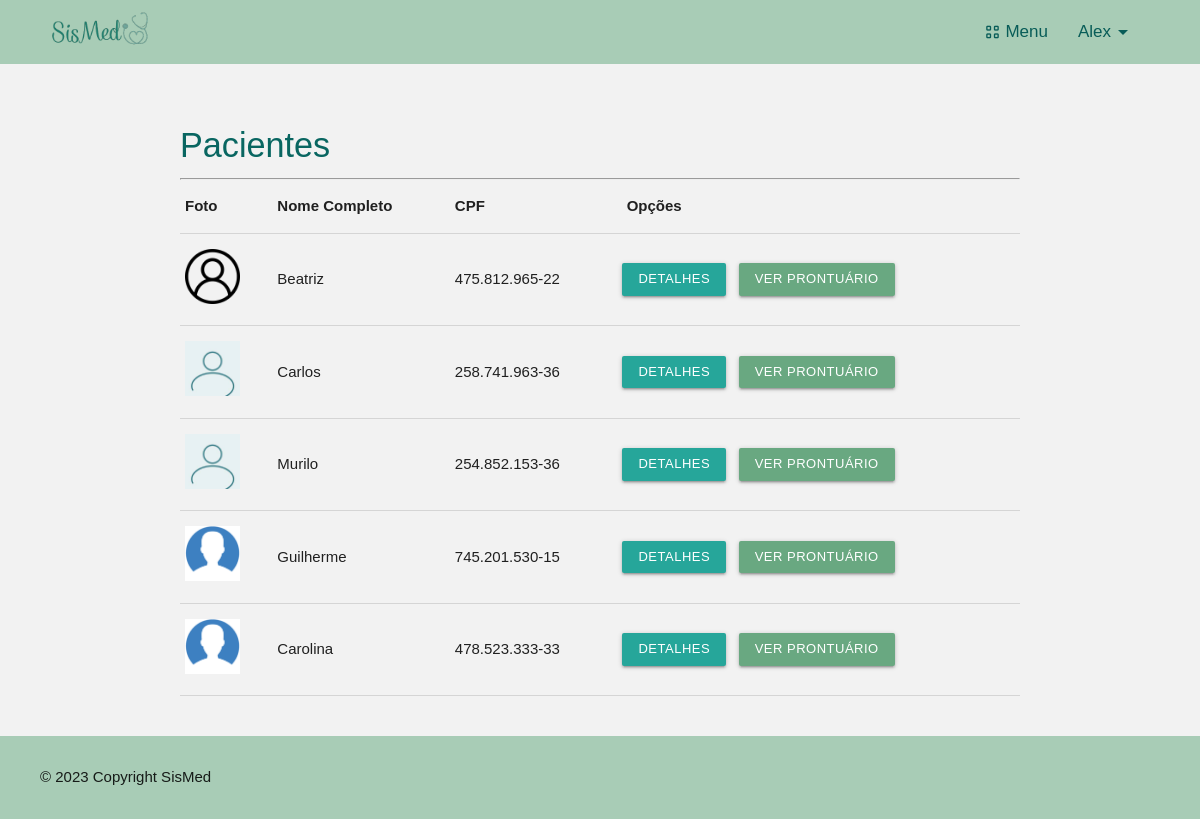
Screenshot of /listar/pacientes (signed in) with the database file from the repository.
### cadastros/models.py (models this page shows, shortened)
class Paciente(models.Model):
    nome_completo = models.CharField(max_length=100, verbose_name='Nome Completo')
    data_nascimento = models.DateField(verbose_name='Data de Nascimento')
    rg = models.CharField(max_length=13, verbose_name='RG', unique=True)
    cpf = models.CharField(max_length=14, verbose_name='CPF', unique=True)
    sexo = models.CharField(max_length=1, choices=sexo_opcoes, null=True)
    endereco = models.OneToOneField(Endereco, null=True, on_delete=models.PROTECT)
    telefone = models.CharField(max_length=15)
    email = models.CharField(max_length=50)
    data_cadastro = models.DateField(verbose_name='Data de Cadastro')
    informacoes_medicas = models.TextField(verbose_name='Informações Médicas')
    foto =  models.ImageField(upload_to='fotos_pacientes', blank=True, null=True)
    def __str__(self):
        return f'{self.nome_completo}'
    """def __str__(self):
        return f'{self.nome_completo} {self.data_nascimento} {self.rg} {self.cpf} {self.endereco} {self.telefone} {self.email} {self.data_cadastro} {self.informacoes_medicas}'"""

### cadastros/views.py (the view)
# urls.py: path('listar/pacientes', PacienteList.as_view(), name='listar-pacientes'),
class PacienteList(LoginRequiredMixin, GrupoMixin, ListView):
    login_url = reverse_lazy('login')
    model = Paciente
    template_name = 'cadastros/listas/pacientes.html'
    success_url = reverse_lazy('listar-pacientes')
    def get_context_data(self, *args, **kwargs):
        context = super().get_context_data(*args, **kwargs)
        context['titulo'] = 'Pacientes'
        return context

### paginas/views.py (called while the page is built)
    def get_context_data(self, **kwargs):
        context = super().get_context_data(**kwargs)
        user = self.request.user
        is_admin = user.groups.filter(name='Administrador').exists()
        is_medico = user.groups.filter(name='Medico').exists()
        context['is_admin'] = is_admin
        context['is_medico'] = is_medico
        return context

### cadastros/templates/cadastros/listas/pacientes.html (shortened to what this page needs)
{% extends 'cadastros/listas/funcionarios.html' %}
{% load static %}
{% block campo3 %}
    <th>CPF</th>
{% endblock %}
{% block opcao %}
    <th>&nbsp; Opções</th>
{% endblock %}
{% block lista %}
    {% for paciente in object_list %}
    <tr> {% if paciente.foto %}
        <td><img class="lista-foto" src="/media/{{paciente.foto}}"></td>
        {% else %}
        <td><img class="lista-foto" src="{% static 'img/perfil-generico.jpg' %}"></td>
        {% endif %}
        <td>{{paciente.nome_completo}}</td>
        <td>{{paciente.cpf}}</td>
        <td>
            &nbsp;<a href="{% url 'dados-paciente' paciente.pk %}" class="btn btn-small btn-dados">Detalhes</a> &nbsp;
            <a href="{% url 'dados_prontuario' paciente.pk %}" class="btn btn-small btn-agenda">Ver Prontuário</a>
        </td>
    </tr>
    {% empty %}
    <tr>
        <td colspan="12">Ainda não há pacientes cadastrados</td>
    </tr>
    {% endfor %}
{% endblock %}

### paginas/templates/paginas/index.html (shortened to what this page needs)
{% load static %}
<!DOCTYPE html>
<html lang="pt-br">
<head>
    <link rel="stylesheet" href="https://cdnjs.cloudflare.com/ajax/libs/materialize/1.0.0/css/materialize.min.css">
    <link rel="stylesheet" href="{% static 'css/estilo.css' %}">
    <link rel="stylesheet" href="{% static 'css/style_dash.css' %}">
    {% block styles %}
    {% endblock %}
</head>
<body>
{% block head %}
<header>
    <a href="#" class="brand-logo">
        <img id="logo" src="{% static 'img/SisMed-logo.png' %}" alt="SisMed logo" class="responsive-img" style="max-height: 60px;">
    </a>
  <nav class="navbar-nav">
    <div class="nav-wrapper" >
            <ul id="nav-mobile" class="right hide-on-med-and-down">
                {% if request.user.is_authenticated %}
                    <li class="dropdown-trigger black-text" data-target="dropdown1">
                        <span class="icons material-symbols-outlined" id="view-cozy">View_Cozy</span>
                        Menu
                    </li>
                    <li id="drop-user" class="dropdown-trigger black-text" data-target="dropdown3"> {{ request.user }}
                        <span class="material-symbols-outlined">arrow_drop_down</span>
                    </li>
                {% else %}
                    <li><a class="black-text" id="login-option" href="{% url 'login' %}">Login</a></li>
                {% endif %}
            </ul>
        </div>
    </nav>
</header>
{% endblock %}
{% block main %}
<main>
    <div class="container" id="main-container">
        {% block content %}{% endblock %}
    </div>
</main>
{% endblock %}
{% block footer %}
<footer>
    <div class="col-12" id="copyright">
        <p>&copy; 2023 Copyright SisMed</p>
    </div>
</footer>
{% endblock %}
</body>
</html>

### static/css/estilo.css (style rules this page uses)
* { margin: 0; padding: 0; }
body { background-color: #f2f2f2; }
header { height: 64px; background-color: #a8ccb6; display: flex; align-items: center; justify-content: space-between; padding-left: 50px; padding-right: 65px; }
header #logo { width: 110px; }
.navbar-nav { background-color: #a8ccb6; box-shadow: none; justify-content: space-between; }
#drop-user { text-transform: capitalize; }
.dropdown-trigger { display: flex; align-items: center; margin-left: 30px; font-size: 17px; color: #085c58 !important; }
.icons { margin-right: 4px; font-size: 18px; }
#drop-user { font-weight: 500; }
main { min-height: 80vh; }
.container { padding-block: 20px; }
footer { background-color: #a8ccb6; padding-inline: 40px; padding-block: 30px; }
#copyright { display: flex; justify-content: space-between; }

### static/css/style_dash.css (style rules this page uses)
body { font-family: Arial, sans-serif; }

### static/css/listar.css (style rules this page uses)
.container { padding-block: 40px; }
.lista-foto { width: 55px; }
.btn-agenda { background-color: #69a881 !important; }

### rows the page displays
Paciente: foto (picture), nome_completo "Beatriz", cpf "475.812.965-22"
Paciente: nome_completo "Carlos", cpf "258.741.963-36"
Paciente: nome_completo "Murilo", cpf "254.852.153-36"
Paciente: foto (picture), nome_completo "Guilherme", cpf "745.201.530-15"
Paciente: foto (picture), nome_completo "Carolina", cpf "478.523.333-33"

### other values shown
{{ request.user }} "Alex"
{{ titulo }} "Pacientes"
